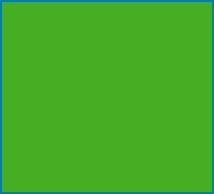
#> input picture computer vision/color-detect/test/01.jpg, 214 x 194 px
$ jupyter execute --allow-errors 02-color-detection.ipynb
#> lines starting #> are read from the running program, lines starting #| are printed output that depends on the picture
[cell 1]
import cv2 as cv
import numpy as np

def main():
    img1 = cv.imread('test/01.jpg')
#> img1 is the input picture: shape (194, 214, 3); mean B, G, R 40.3, 172.2, 67.3
    img2 = cv.imread('test/02.jpg')
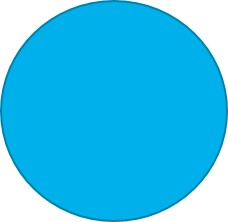
#> input picture computer vision/color-detect/test/02.jpg, 228 x 222 px
#> img2 is the input picture: shape (222, 228, 3); mean B, G, R 237.2, 191.6, 55
    img3 = cv.imread('test/03.jpg')
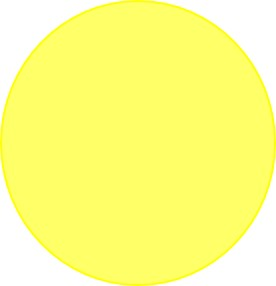
#> input picture computer vision/color-detect/test/03.jpg, 276 x 286 px
#> img3 is the input picture: shape (286, 276, 3); mean B, G, R 133.4, 254.8, 254.7
    img4 = cv.imread('test/04.jpg')
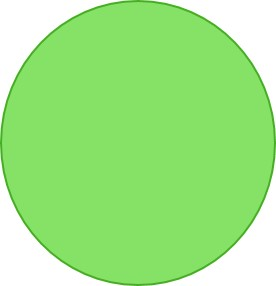
#> input picture computer vision/color-detect/test/04.jpg, 276 x 286 px
#> img4 is the input picture: shape (286, 276, 3); mean B, G, R 133.4, 230.9, 158.5
    img5 = cv.imread('test/05.jpg')
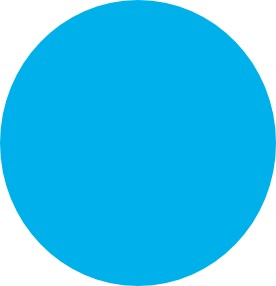
#> input picture computer vision/color-detect/test/05.jpg, 276 x 286 px
#> img5 is the input picture: shape (286, 276, 3); mean B, G, R 238.8, 192.9, 55
    img6 = cv.imread('test/06.jpg')
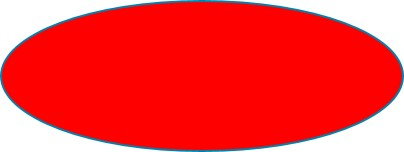
#> input picture computer vision/color-detect/test/06.jpg, 404 x 152 px
#> img6 is the input picture: shape (152, 404, 3); mean B, G, R 59.6, 58.5, 246.3
    img7 = cv.imread('test/07.jpg')
    img8 = cv.imread('test/08.jpg')
    img9 = cv.imread('test/09.jpg')

    images = [img1, img2, img3, img4, img5, img6, img7, img8, img9]
    titles = ['img1', 'img2', 'img3', 'img4', 'img5', 'img6', 'img7', 'img8', 'img9']
    texts = []

    for i in range(len(images)):
        (r, g, b) = cv.split(images[i])

        r_mean = np.average(r)
        g_mean = np.average(g)
        b_mean = np.average(b)

        if (r_mean > g_mean and r_mean > b_mean and b_mean > g_mean):
            texts.append('red')
        elif (g_mean > r_mean and g_mean > b_mean):
            texts.append('green')
        elif (b_mean > r_mean and b_mean > g_mean):
            texts.append('blue')
        elif (g_mean > b_mean and r_mean > b_mean):
            texts.append('green')
        else:
            texts.append('unknow')
#> this loop made 7 passes
#> (r_mean, g_mean, b_mean) on passes 1 to 6: (40.3, 172.2, 67.28), (237.2, 191.6, 55.01), (133.4, 254.8, 254.7), (133.4, 230.9, 158.5), (238.8, 192.9, 54.96), (59.58, 58.51, 246.3)
#> pass 1, in main, `(r, g, b) = cv.split(images[i])`:
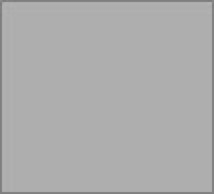
#> g: shape (194, 214); min 121, max 181, mean 172.2
#> pass 1, in main, `(r, g, b) = cv.split(images[i])`:
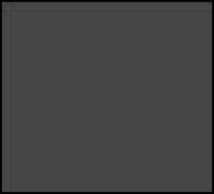
#> b: shape (194, 214); min 0, max 77, mean 67.3
#> pass 2, in main, `(r, g, b) = cv.split(images[i])`:
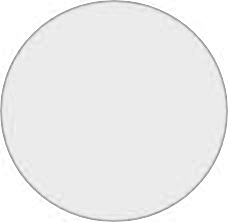
#> r: shape (222, 228); min 139, max 255, mean 237.2
#> after the loop:
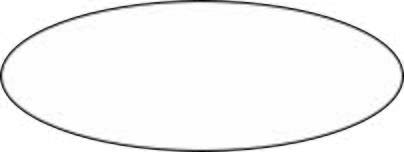
#> b: shape (152, 404); min 3, max 255, mean 246.3
#> after the loop:
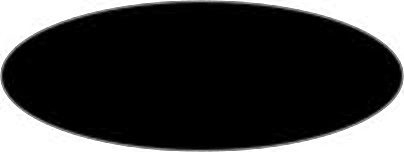
#> r: shape (152, 404); min 0, max 255, mean 59.6
#> after the loop, texts = ['green', 'green', 'green', 'green', 'green', 'blue']

    while True:
        for i in range(len(images)):
            cv.imshow(titles[i], images[i])
            cv.putText(images[i], texts[i], (100, 100), cv.FONT_HERSHEY_SIMPLEX, 2, (0, 0, 0))

        if cv.waitKey(10) == 27:
            break
    print('len :', len(images))
    cv.destroyAllWindows()

#> (the rest of this cell did not finish here and is left out)
